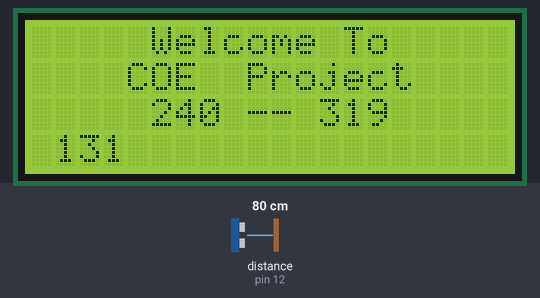
The sketch below on a simulated Arduino Uno, built with avr-gcc and run on an emulated ATmega328P. Parts: 20×4 character LCD. Wiring (inferred from the names in the program): ultrasonic range finder: trigger pin 13; echo pin 12. Inputs (shaded band) come from the test bench; at power-on: distance to the obstacle (sensor on pin 12) 80 cm. The echo pulse lasts 58.3 µs per cm; what the sketch prints to the serial monitor is not drawn.

Above: at 1.2 s.
1.3 s: distance to the obstacle (sensor on pin 12) set to 2 cm
At 1.61 s:
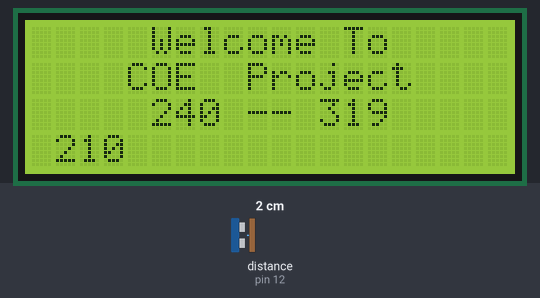
2.9 s: distance to the obstacle (sensor on pin 12) set to 60 cm
At 4.1 s:
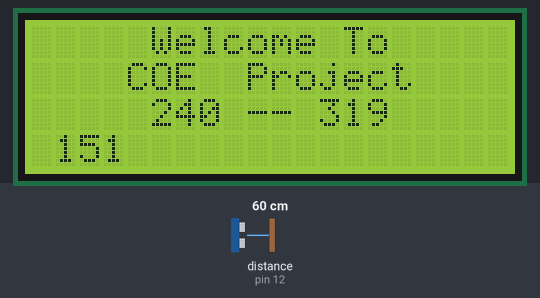
4.4 s: distance to the obstacle (sensor on pin 12) set to 4 cm
At 4.7 s:
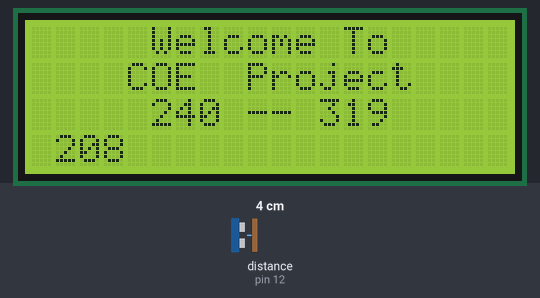
Timing chart, 0 to 7.4 s (numbered marks = the images above; inputs shaded):
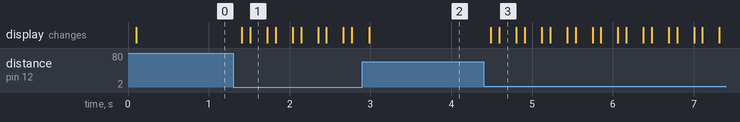

The sketch:

code-v1.ino
```cpp
#include <Wire.h>
#include <LiquidCrystal_I2C.h>

const int pingPin = 13;
int inPin = 12;

LiquidCrystal_I2C lcd(0x27, 20, 4);


void setup() {
Serial.begin(9600);
lcd.begin();

// Turn on the blacklight and print a message.
lcd.backlight();
lcd.setCursor(5, 0); // ไปที่ตัวอักษรที่ 0 แถวที่ 1
lcd.print("Welcome To");

lcd.setCursor(4, 1); // ไปที่ตัวอักษรที่ 6 แถวที่ 2
lcd.print("COE  Project");

lcd.setCursor(5, 2); // ไปที่ตัวอักษรที่ 0 แถวที่ 1
lcd.print("240 -- 319");

}

void loop()
{
long duration, cm ;
int hcm;
hcm = 211;

pinMode(pingPin, OUTPUT);


digitalWrite(pingPin, LOW);
delayMicroseconds(2);
digitalWrite(pingPin, HIGH);
delayMicroseconds(5);
digitalWrite(pingPin, LOW);
pinMode(inPin, INPUT);
duration = pulseIn(inPin, HIGH);

cm = microsecondsToCentimeters(duration);

cm = hcm-cm;


Serial.print(cm);
Serial.print("cm");
Serial.println();


lcd.setCursor(1, 3);
lcd.print(cm);

delay(100);

}

long microsecondsToCentimeters(long microseconds)
{
// The speed of sound is 340 m/s or 29 microseconds per centimeter.
// The ping travels out and back, so to find the distance of the
// object we take half of the distance travelled.
return microseconds / 29 / 2;
}
```

Measured:
- after the input at 1.3 s, the display: first changes after 0.11 s (image 1 shows a later state)
- after the input at 2.9 s, the display: changes after 0.08 s (image 2)
- after the input at 4.4 s, the display: first changes after 0.09 s (image 3 shows a later state)
